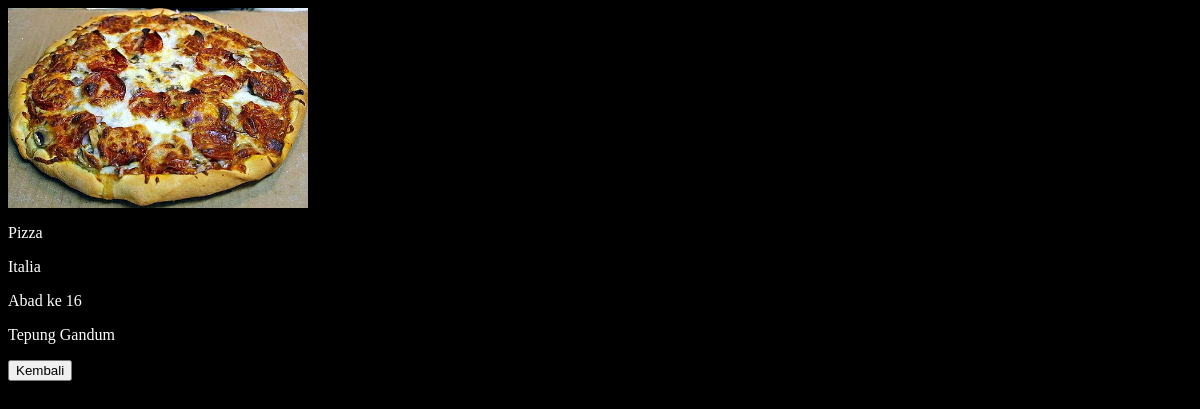
Screenshot of /latihan5c/php/detail.php?id=4 with the database file from the repository.
### tables this page shows
CREATE TABLE `makanan` (
  `id` int(11) NOT NULL,
  `img` varchar(100) NOT NULL,
  `nama_makanan` varchar(100) NOT NULL,
  `asal_makanan` varchar(100) NOT NULL,
  `tahun_dibuat` varchar(100) NOT NULL,
  `bahan_utama` varchar(100) NOT NULL
);

### latihan5c/php/functions.php (called while the page is built)
<?php
	function koneksi() {
		$conn = mysqli_connect("localhost", "root", "") or die ("Koneksi ke db gagal");
		mysqli_select_db($conn, "pw_193040112") or die ("Database salah");
		return $conn;
	}
	function query($sql){
		$conn = koneksi();
		$result = mysqli_query($conn, "$sql");
		$rows = [];
		while ($row = mysqli_fetch_assoc($result)) {
			$rows[] = $row;
		}
		return $rows;
	}
?>

### latihan5c/php/detail.php (the view, shortened to what this page needs)
<?php
	require 'functions.php';
	$id = $_GET['id'];
	$makanan = query("SELECT * FROM makanan WHERE id = $id")[0];
?>
<!DOCTYPE html>
<html lang="en">
<head>
	<link rel="stylesheet" href="../css/style.css">
</head>
<body>
	<div class="container">
		<div class="gambar">
			<img class="gambar" src="../assets/img/<?= $makanan["img"]; ?>" alt="">
		</div>
		<div class="keterangan">
			<p><?= $makanan["nama_makanan"]; ?></p>
			<p><?= $makanan["asal_makanan"]; ?></p>
			<p><?= $makanan["tahun_dibuat"]; ?></p>
			<p><?= $makanan["bahan_utama"]; ?></p>
		</div>
		<button class="tombol-kembali"><a class="a" href="../index.php">Kembali</a></button>
	</div>
</body>
</html>

### latihan5c/css/style.css (style rules this page uses)
.gambar { width: 300px; height: 200px; }
p, a, h1 { color: white; text-decoration: none; }
body { background-color: black; }
.a { color: black; }

### rows the page displays
makanan: img (picture), nama_makanan "Pizza", asal_makanan "Italia", tahun_dibuat "Abad ke 16", bahan_utama "Tepung Gandum"
